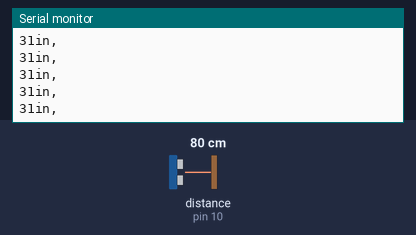
Bench run of a sketch on a simulated Arduino Uno, built with avr-gcc and run on an emulated ATmega328P. Parts: the last lines printed to the serial monitor. Wiring (inferred from the names in the program): ultrasonic range finder: trigger pin 9; echo pin 10. The inputs (shaded band) are chosen by the test bench; at power-on: distance to the obstacle (sensor on pin 10) 80 cm. The echo pulse lasts 58.3 µs per cm.

Above: at 1.2 s.
1.3 s: distance to the obstacle (sensor on pin 10) set to 2 cm
At 2.2 s:
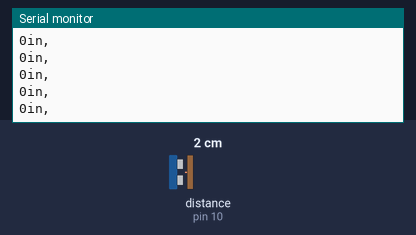
4.3 s: distance to the obstacle (sensor on pin 10) set to 35 cm
At 5.1 s:
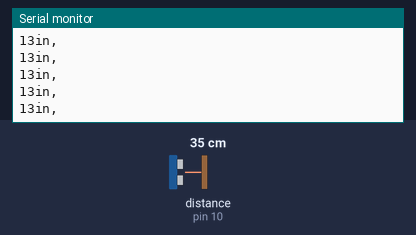
7.3 s: distance to the obstacle (sensor on pin 10) set to 299 cm
At 8.0 s:
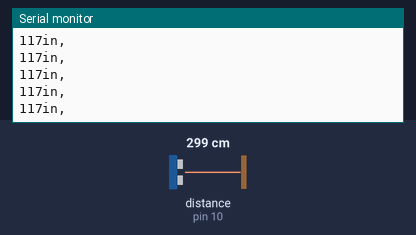
Timing chart, 0 to 10.3 s (numbered marks = the images above; inputs shaded):
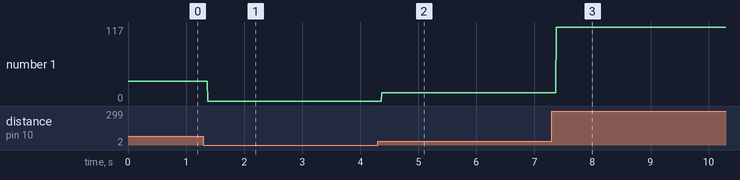

The sketch:

ultrasonicsenceMK1.ino
```cpp
/*
 * created by Rui Santos, http://randomnerdtutorials.com
 *
 * Complete Guide for Ultrasonic Sensor HC-SR04
 *
    Ultrasonic sensor Pins:
        VCC: +5VDC
        Trig : Trigger (INPUT) - Pin11
        Echo: Echo (OUTPUT) - Pin 12
        GND: GND
 */

int trigPin = 9;    //Trig - green Jumper
int echoPin = 10;    //Echo - yellow Jumper
long duration, cm, inches;

void setup() {
  //Serial Port begin
  Serial.begin (9600);
  //Define inputs and outputs
  pinMode(trigPin, OUTPUT);
  pinMode(echoPin, INPUT);
}

void loop()
{


  // The sensor is triggered by a HIGH pulse of 10 or more microseconds.
  // Give a short LOW pulse beforehand to ensure a clean HIGH pulse:
  digitalWrite(trigPin, LOW);
  delayMicroseconds(5);
  digitalWrite(trigPin, HIGH);
  delayMicroseconds(10);
  digitalWrite(trigPin, LOW);

  // Read the signal from the sensor: a HIGH pulse whose
  // duration is the time (in microseconds) from the sending
  // of the ping to the reception of its echo off of an object.
  pinMode(echoPin, INPUT);
  duration = pulseIn(echoPin, HIGH);

  // convert the time into a distance
  inches = (duration/2) / 74;

  Serial.print(inches);
  Serial.print("in, ");
  Serial.println();

  delay(1);
}
```

Measured:
- after the input at 1.3 s, the serial monitor: prints a new line after 0.07 s (image 1)
- after the input at 4.3 s, the serial monitor: prints a new line after 0.07 s (image 2)
- after the input at 7.3 s, the serial monitor: prints a new line after 0.07 s (image 3)
- plotted number 1: 31 → 0 after the input at 1.3 s, 0 → 13 after the input at 4.3 s, 13 → 117 after the input at 7.3 s
